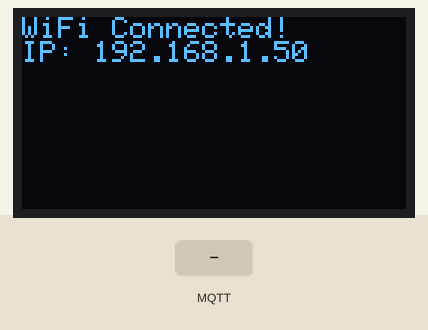
A sketch run on a simulated ESP32. Shown: 128×64 one-colour display. Inputs (shaded band) come from the test bench. WiFi joins after 1.5 s; servers stay silent unless stated; no MQTT or app messages arrive unless stated; what the sketch prints to the serial monitor is not drawn.

Above: at 3.7 s.
At 10.0 s:
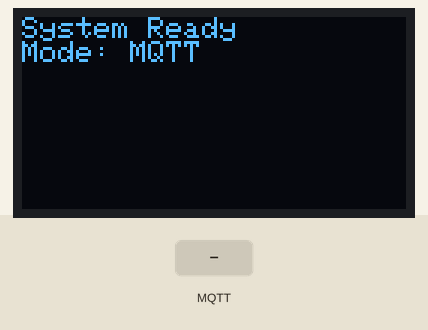
10.1 s: MQTT message "1" arrives on the first subscribed topic
At 10.9 s:
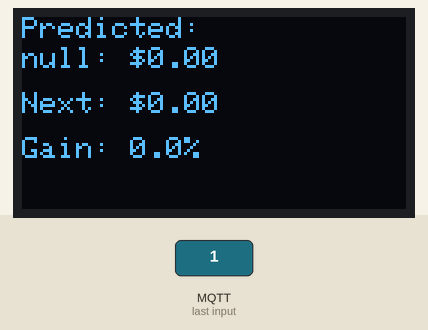
11.6 s: MQTT message "on" arrives on the first subscribed topic
Timing chart, 0 to 14.6 s (numbered marks = the images above; inputs shaded):
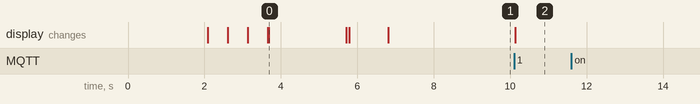

The sketch:

esp32.ino.ino
```cpp
#include <WiFi.h>
#include <PubSubClient.h>
#include <Wire.h>
#include <Adafruit_GFX.h>
#include <Adafruit_SSD1306.h>
#include <ArduinoJson.h>

// OLED Setup
#define SCREEN_WIDTH 128
#define SCREEN_HEIGHT 64
#define OLED_RESET -1
Adafruit_SSD1306 display(SCREEN_WIDTH, SCREEN_HEIGHT, &Wire, OLED_RESET);

// WiFi Credentials
const char* ssid = "esp32";
const char* password = "brokeboys";

// MQTT Setup
const char* mqtt_server = "broker.hivemq.com";
const int mqtt_port = 1883;
const char* mqtt_topic_request = "stocks/request";
const char* mqtt_topic_response = "stocks/response/+";
const char* mqtt_client_id = "esp32_stock_tracker_123";

WiFiClient espClient;
PubSubClient client(espClient);

// Stock symbols to track
const char* stocks[] = {"AAPL", "AMZN", "TSLA", "MSFT", "PFE", "OXY", "EBAY", "FDX"};
int stockIndex = 0;
unsigned long lastUpdate = 0;
const long updateInterval = 8000; // 8 seconds per stock

void setupDisplay() {
  if (!display.begin(SSD1306_SWITCHCAPVCC, 0x3C)) {
    Serial.println(F("OLED failed"));
    while (1);
  }
  display.clearDisplay();
  display.setTextSize(1);
  display.setTextColor(WHITE);
  display.setCursor(0, 0);
  display.println("Stock Tracker");
  display.display();
  delay(2000);
}

void connectWiFi() {
  display.clearDisplay();
  display.setCursor(0, 0);
  display.println("Connecting WiFi...");
  display.display();

  WiFi.begin(ssid, password);
  while (WiFi.status() != WL_CONNECTED) {
    delay(500);
    display.print(".");
    display.display();
  }

  display.clearDisplay();
  display.setCursor(0, 0);
  display.println("WiFi Connected!");
  display.print("IP: ");
  display.println(WiFi.localIP());
  display.display();
  delay(2000);
}

void callback(char* topic, byte* payload, unsigned int length) {
  StaticJsonDocument<512> doc;
  DeserializationError error = deserializeJson(doc, payload, length);
  if (error) {
    Serial.println("Failed to parse MQTT message");
    return;
  }

  String symbol = doc["symbol"];
  float current = doc["current_price"];
  float predicted = doc["predicted_price"];
  float profit = doc["predicted_profit"];

  display.clearDisplay();
  display.setTextSize(1);
  display.setCursor(0, 0);
  display.println("Predicted:");
  display.setCursor(0, 10);
  display.print(symbol);
  display.print(": $");
  display.println(current, 2);
  display.setCursor(0, 25);
  display.print("Next: $");
  display.println(predicted, 2);
  display.setCursor(0, 40);
  display.print("Gain: ");
  display.print(profit, 1);
  display.println("%");
  display.display();

  Serial.println("=== MQTT Stock Prediction ===");
  Serial.print(symbol); Serial.print(" | Current: $");
  Serial.print(current); Serial.print(" | Predicted: $");
  Serial.print(predicted); Serial.print(" | Profit: ");
  Serial.print(profit); Serial.println("%");
}

void reconnectMQTT() {
  while (!client.connected()) {
    display.clearDisplay();
    display.setCursor(0, 0);
    display.println("Connecting MQTT...");
    display.display();

    if (client.connect(mqtt_client_id)) {
      client.subscribe(mqtt_topic_response);
      display.clearDisplay();
      display.setCursor(0, 0);
      display.println("MQTT Connected!");
      display.display();
      delay(1000);
    } else {
      display.clearDisplay();
      display.setCursor(0, 0);
      display.print("Failed, rc=");
      display.println(client.state());
      display.println("Retry in 5s...");
      display.display();
      delay(5000);
    }
  }
}

void requestStockPrediction(const String& symbol) {
  StaticJsonDocument<128> doc;
  doc["symbol"] = symbol;
  String payload;
  serializeJson(doc, payload);
  client.publish(mqtt_topic_request, payload.c_str());

  Serial.print("Requested prediction for: ");
  Serial.println(symbol);
}

void setup() {
  Serial.begin(115200);
  setupDisplay();
  connectWiFi();

  client.setServer(mqtt_server, mqtt_port);
  client.setCallback(callback);
  reconnectMQTT();

  display.clearDisplay();
  display.setTextSize(1);
  display.setCursor(0, 0);
  display.println("System Ready");
  display.println("Mode: MQTT");
  display.display();
  delay(2000);
}

void loop() {
  if (!client.connected()) {
    reconnectMQTT();
  }
  client.loop();

  if (millis() - lastUpdate >= updateInterval) {
    requestStockPrediction(stocks[stockIndex]);
    stockIndex = (stockIndex + 1) % (sizeof(stocks) / sizeof(stocks[0]));
    lastUpdate = millis();
  }
}
```

Measured:
- after the input at 10.1 s, the display: changes at once (image 2)
- after the input at 11.6 s, every drawn part: stays the same
- what the display in image 0 shows lasts 2.0 s, from 3.7 s to 5.7 s
